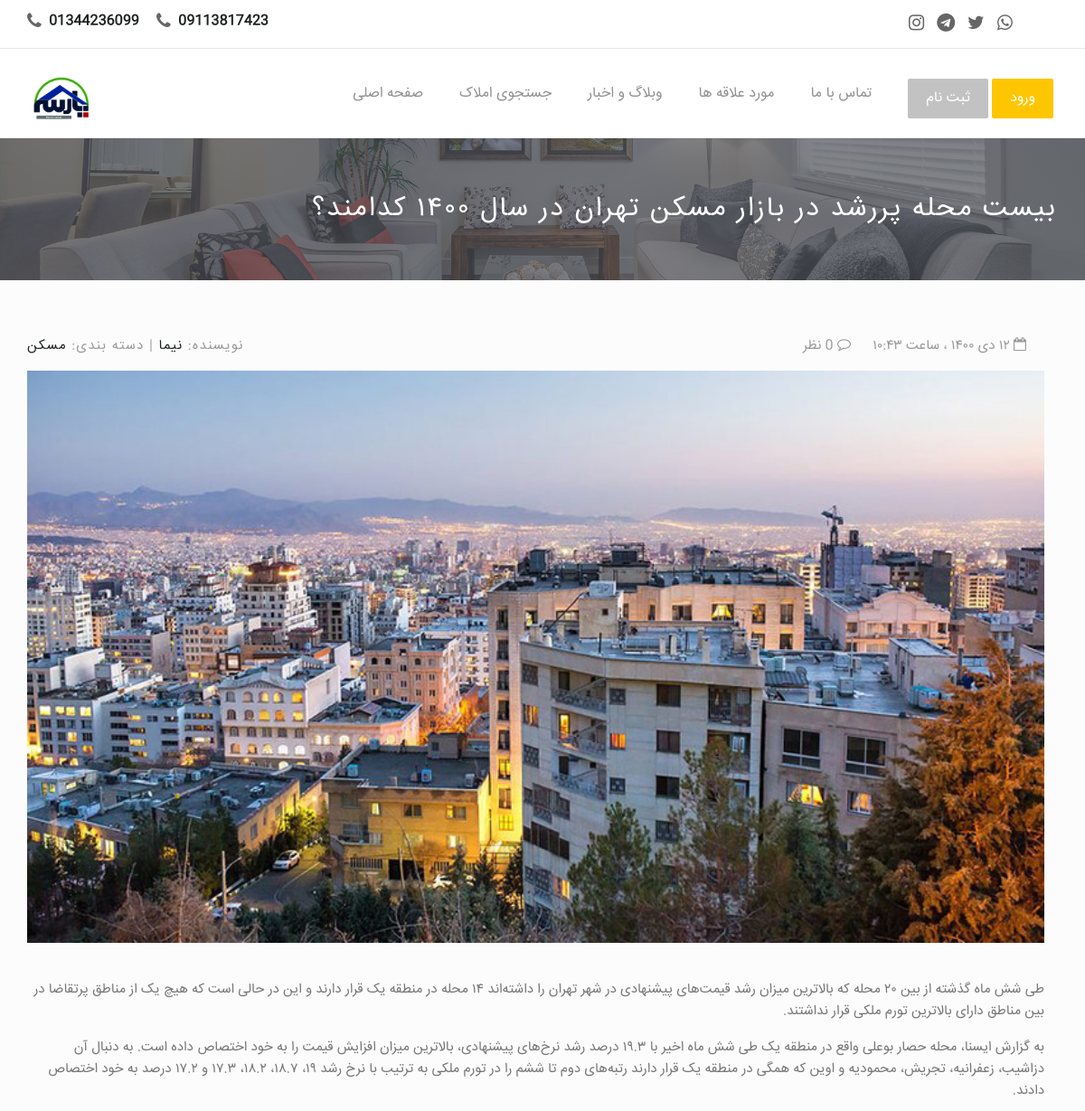
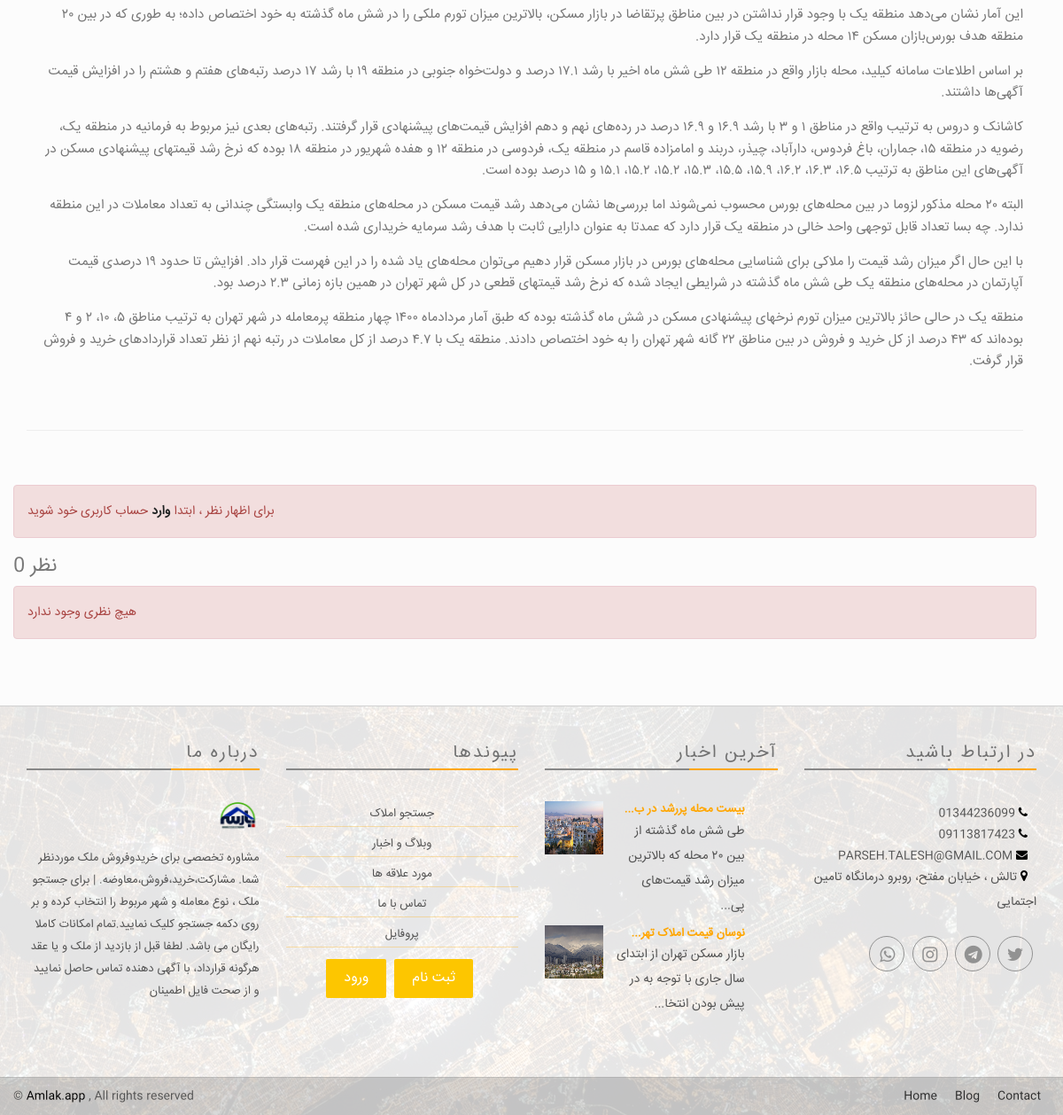
The app's page /blog/df11/, older data (2 pictures, top to bottom).
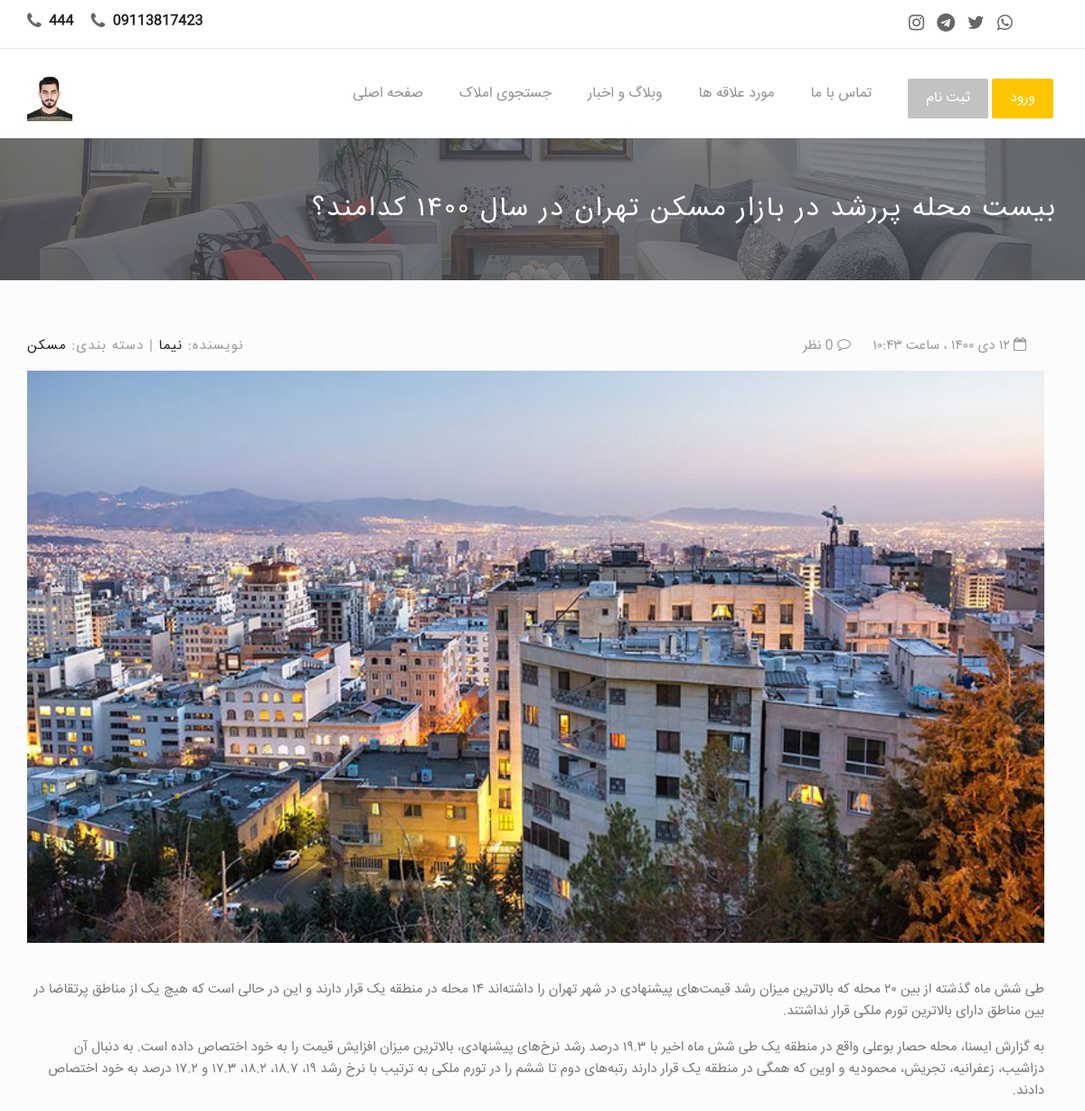
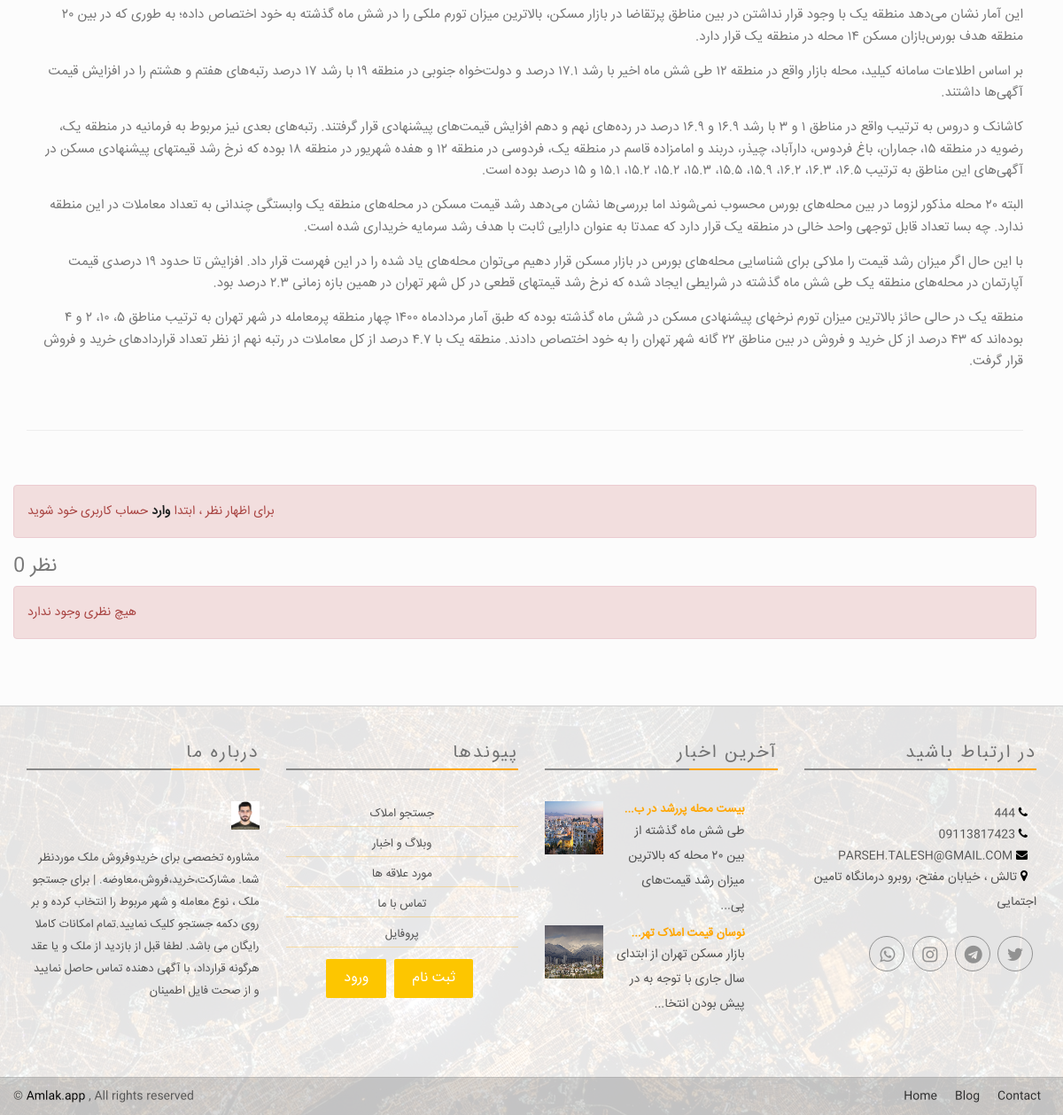
The same page, newer data (2 pictures, top to bottom).
### app/models.py (models this page shows, shortened)
class Settings(models.Model):
  title = models.CharField(max_length=100, verbose_name = "عنوان")
  title_below = models.CharField(max_length=300 , null=True, blank=True , verbose_name = "متن زیر عنوان")
  introduction_text = models.TextField(max_length=2000 , null=True, blank=True , verbose_name = "متن معرفی" )
  contact_page_text = models.TextField(max_length=2000 , null=True, blank=True , verbose_name = "متن صفحه تماس با ما")
  experts_number = models.IntegerField(default='1', verbose_name = "تعداد کارشناسان")
  email = models.EmailField(max_length=200 , null=True , blank=True , verbose_name = "ایمیل")
  address = models.CharField(max_length=300 , null=True , blank=True , verbose_name = "آدرس")
  phone1 = models.CharField(max_length=20 , null=True , blank=True , verbose_name = "تلفن ۱")
  phone2 = models.CharField(max_length=20 , null=True , blank=True , verbose_name = "تلفن ۲")
  whatsapp_number = models.CharField(max_length=20 , null=True , blank=True , verbose_name = "شماره واتساپ")
  instagram = models.URLField(max_length=500, null=True, blank=True, verbose_name = "لینک اینستاگرام")
  telegram = models.URLField(max_length=500, null=True, blank=True, verbose_name = "لینک تلگرام")
  twitter = models.URLField(max_length=500, null=True, blank=True, verbose_name = "لینک توییتر")
  whatsapp = models.URLField(max_length=500, null=True, blank=True, verbose_name = "لینک واتس اپ")
  lat_long = models.CharField(max_length=50 , null=True , blank=True , verbose_name = "lat & long")
  logo = models.ImageField(default='logo.png', upload_to='logo', null=True, blank=True, verbose_name = "لوگو")
  header_image = models.ImageField(default='header.png', upload_to='header', null=True, blank=True, verbose_name = "تصویر سربرگ (header)")
  class Meta:
      verbose_name = "تنظیمات"
      verbose_name_plural = "تنظیمات"

### blogApp/views.py (the view)
# urls.py: path('<slug:slug>/', blogdetail.as_view(), name="blog-detail"),
class blogdetail(DetailView):
   model = Post
   template_name = 'blog_detail.html'
   def get_context_data(self, *args, **kwargs):
      cat_list = Categories.objects.all()
      latestpost_list = Post.objects.all().order_by('-post_date')[:3]
      context = super(blogdetail, self).get_context_data(*args, **kwargs)
      context["cat_list"] = cat_list
      context["latestpost_list"] = latestpost_list
      return context

### app/context_processor.py (called while the page is built)
def settings(request):
    return {
    'settings': models.Settings.objects.all().last() ,
    'latestpost_list' : Post.objects.all().order_by('-post_date')[:3] ,
    'footer_latestpost_list' : Post.objects.all().order_by('-post_date')[:2]
    }

### blogApp/models.py (called while the page is built)
    def __str__(self):
        return self.categoryname

    def j_post_date(self):
        return jalali_converter(self.post_date)

### crm/context_processor.py (called while the page is built)
def notification(request):
    if request.user.is_superuser:
        return {
           'new_reqs': models.Order_request.objects.filter(status='جدید').order_by('-date_created') ,
           'new_req_counts': models.Order_request.objects.filter(status='جدید').count(),
           'new_contact_counts': Contact.objects.filter(status='جدید').count(),
           'new_contacts': Contact.objects.filter(status='جدید').order_by('-created_on')
        }
    elif request.user.is_authenticated:
        return {
           'new_reqs': models.Order_request.objects.filter(status='جدید' , user__user=request.user ).order_by('-date_created') ,
           'new_req_counts': models.Order_request.objects.filter(status='جدید' , user__user=request.user ).count()
        }
    else:
        return { 'userProfile': None }

### templates/blog_detail.html (shortened to what this page needs)
{% extends 'base.html' %}
{% block content %}
<div style="background:#494C53 url({{ settings.header_image.url }}) no-repeat scroll center top / cover; color:#FFF; position: relative; min-height: 140px; ">
    <div class="container">
        <div class="row" dir="rtl" align="right">
            <div class="page-head-content">
                <h1 class="page-title"> {{post.title}} </h1>
            </div>
        </div>
    </div>
</div>
<div class="content-area blog-page padding-top-40" style="background-color: #FCFCFC; padding-bottom: 55px;">
    <div class="container">
        <div class="row">
            <div class="blog-lst col-md-12 pl0">
              <section class="post">
                  <div class="row">
                      <div class="col-sm-6">
                          <p class="author-category">
                              نویسنده:  <a href="#"> {{post.author.first_name}} </a> |
                              دسته بندی:  <a href="#"> {{post.category}} </a>
                          </p>
                      </div>
                      <div class="col-sm-6 right">
                          <p class="date-comments" dir="rtl">
                              <a href="#"><i class="fa fa-calendar-o"></i> {{post.j_post_date }} </a>
                              <a href="#"><i class="fa fa-comment-o"></i> {{ post.comments.all.count }} نظر</a>
                          </p>
                      </div>
                  </div>
                  <div class="image wow fadeInLeft animated">
                      <a href="{% url 'blog-detail' post.slug %}">
                          <img src="{{post.img.url}}" class="img-responsive" alt="Example blog post alt">
                      </a>
                  </div>
                  <div dir="rtl" align="right">
                    <p class="intro"> {{post.body|linebreaks}} </p>
                  </div>
                  <hr>
              </section>
              {% if not request.user.is_authenticated %}
              <div class="alert alert-danger">برای اظهار نظر ، ابتدا <a href="/login"> وارد </a>  حساب کاربری خود شوید </div>
              {% endif %}
                <section id="comments" class="comments wow fadeInRight animated">
                    <h4 class="text-uppercase wow fadeInLeft animated">{{ post.comments.all.count }} نظر </h4>
                  {% for comment in post.comments.all %}
                    <div class="row comment" dir="rtl" align="right">
                        <div class="col-sm-3 col-md-2 text-center-xs">
                            <p>
                                <img src="{{ comment.sender.profile.user_photo.url}}" class="img-circle" style="max-width:100px;">
                            </p>
                        </div>
                        <div class="col-sm-9 col-md-10">
                            <h5 class="text-uppercase"> {{ comment.sender.first_name}} </h5>
                            <p class="posted"><i class="fa fa-clock-o"></i> {{ comment.j_create_at }} </p>
                            <p> {{ comment.message }} </p>
                        </div>
                        {% empty %}
                          <div class="alert alert-danger"> هیچ نظری وجود ندارد </div>
                    </div>
                  {% endfor %}
            </div>
        </div>
    </div>
{% endblock %}

### templates/base.html (shortened to what the changed rows need)
{% load static %}
{% load bootstrap %}
<!DOCTYPE html>
<html class="no-js">
<head>
  <link rel="stylesheet" href="{% static 'assets/css/normalize.css' %}">
  <link rel="stylesheet" href="{% static 'assets/css/font-awesome.min.css' %}">
  <link rel="stylesheet" href="{% static 'assets/css/fontello.css">
  <link href="{% static 'assets/fonts/icon-7-stroke/css/pe-icon-7-stroke.css' %}" rel="stylesheet">
  <link href="{% static 'assets/fonts/icon-7-stroke/css/helper.css' %}" rel="stylesheet">
  <link href="{% static 'assets/css/animate.css' %}" rel="stylesheet" media="screen">
  <link rel="stylesheet" href="{% static 'assets/css/bootstrap-select.min.css' %}">
  <link rel="stylesheet" href="{% static 'bootstrap/css/bootstrap.min.css' %}">
  <link rel="stylesheet" href="{% static 'assets/css/icheck.min_all.css' %}">
  <link rel="stylesheet" href="{% static 'assets/css/price-range.css' %}">
  <link rel="stylesheet" href="{% static 'assets/css/owl.carousel.css' %}">
  <link rel="stylesheet" href="{% static 'assets/css/owl.theme.css' %}">
  <link rel="stylesheet" href="{% static 'assets/css/owl.transitions.css' %}">
  <link rel="stylesheet" href="{% static 'assets/css/style.css' %}">
  <link rel="stylesheet" href="{% static 'assets/css/responsive.css' %}">
  <link rel="stylesheet" href="https://cdnjs.cloudflare.com/ajax/libs/font-awesome/4.7.0/css/font-awesome.min.css">
</head>
<body>
  <div class="header-connect">
  		<div class="container">
  				<div class="row">
  						<div class="col-md-5 col-sm-8  col-xs-12">
  								<div class="header-half header-call">
  										<p>
  												<span> <i class="fa fa-phone"></i> <a href="tel:{{ settings.phone1 }}"> {{ settings.phone1 }} </a> </span>
                          <span> <i class="fa fa-phone"></i> <a href="tel:{{ settings.phone2 }}"> {{ settings.phone2 }} </a> </span>
  										</p>
  								</div>
  						</div>
  				</div>
  		</div>
  </div>
  <nav class="navbar navbar-default ">
  		<div class="container">
  				<div class="navbar-header">
  						<a class="navbar-brand" href="{% url 'app:home' %}"><img src="{{ settings.logo.url }}" style="max-height:50px;" alt="{{ settings.title }}"></a>
  				</div>
  		</div>
  </nav>
{% block content %}{% endblock content %}
    <div class="footer-area">
    		<div class=" footer">
    				<div class="container">
    						<div class="row" align="right">
    								<div class="col-md-3 col-sm-6 wow fadeInRight animated">
    										<div class="single-footer">
    												<h4> درباره ما </h4>
    												<div class="footer-title-line"></div>
    												<img src="{{ settings.logo.url }}" alt="{{ settings.title }}" class="wow pulse" data-wow-delay="1s">
    												<p dir="rtl"> {{ settings.title_below }} </p>
    										</div>
    								</div>
    								<div class="col-md-3 col-sm-6 wow fadeInRight animated">
    										<div class="single-footer news-letter">
                            <ul class="footer-adress" dir="rtl">
                                <li> <a href="tel:{{ settings.phone1 }}"> <i class="fa fa-phone"></i> {{ settings.phone1 }} </a> </li>
                                <li> <a href="tel:{{ settings.phone2 }}"> <i class="fa fa-phone"></i> {{ settings.phone2 }} </a> </li>
                                <li> <a href="mailto:{{ settings.email }}"> <i class="fa fa-envelope"> </i> {{ settings.email }} </a> </li>
                                <li> <i class="fa fa-map-marker"> </i> {{ settings.address }} </li>
                            </ul>
                            <br>
    										</div>
    								</div>
    						</div>
    				</div>
    		</div>
    		<div class="footer-copy text-center">
    		</div>
    </div>
</body>
</html>

Row changes from the older to the newer data that the page shows:
changed Settings "تالش ، خیابان مفتح، روبرو درمانگاه تامین اجتمایی": phone1 "01344236099" → "444"; logo: a different picture
